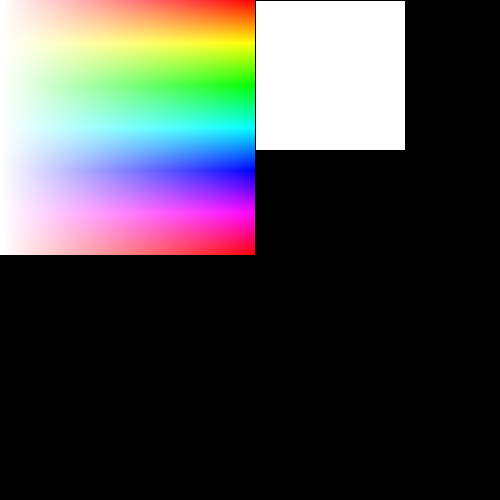
Frame 1 (no input)
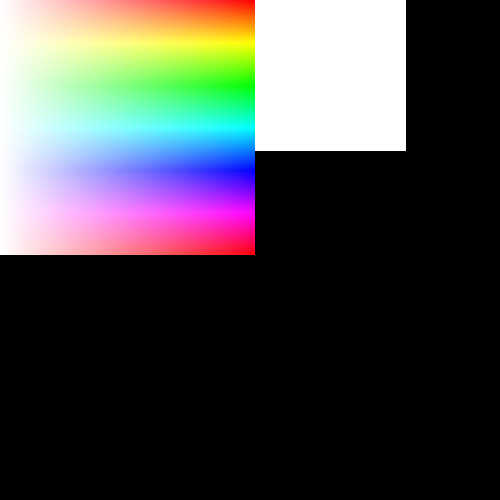
Frame 60 (the mouse pressed at the canvas centre just before this capture)
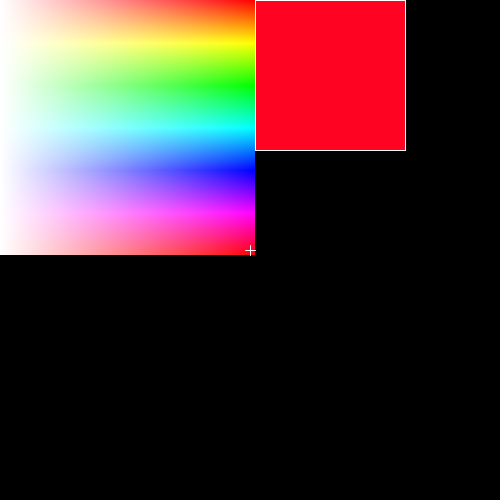
Frame 120 (the mouse held since frame 60 and released just before this capture)

The Processing sketch that drew these frames (run headless with seeded random() and noise(); from frame 60 on, the mouse is pressed at the canvas centre):

// Processing sketch: Color_Picker
// ── Color_Picker.pde
color c;

void setup() {
  size(500, 500);
  colorMode(HSB);
}

void draw() {
  background(0);

  drawColorRectangle();
  
  fill(c);
  rect(255, 0, 150, 150);

  stroke(255);
  line(mouseX-5, mouseY, mouseX+5, mouseY);
  line(mouseX, mouseY-5, mouseX, mouseY+5);

  if (mousePressed) {
    println("color(" + int(red(c)) + "," +int(green(c)) + ","+int(blue(c))+")" );
  }
}

void drawColorRectangle(){
  loadPixels();
  for (int h=0; h<255; h++) {
    for (int s=0; s<255; s++) {
      int index = h * width + s;
      pixels[index] = color(h, s, 255);
    }
  }
  c = pixels[mouseY*width+mouseX];
  updatePixels();
}
